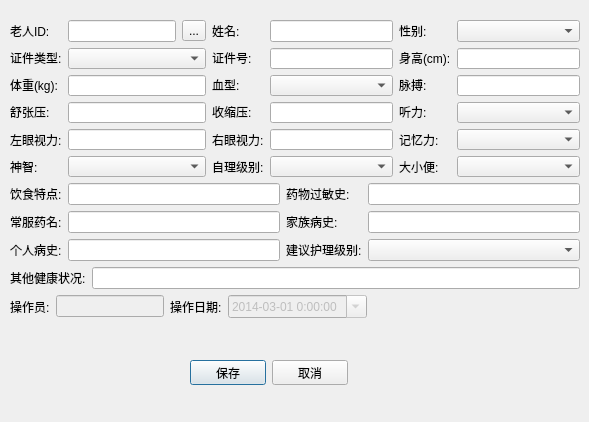
<?xml version="1.0" encoding="UTF-8"?>
<ui version="4.0">
 <class>HealthAssessDialog</class>
 <widget class="QDialog" name="HealthAssessDialog">
  <property name="geometry">
   <rect>
    <x>0</x>
    <y>0</y>
    <width>589</width>
    <height>422</height>
   </rect>
  </property>
  <property name="windowTitle">
   <string>Dialog</string>
  </property>
  <widget class="QWidget" name="layoutWidget">
   <property name="geometry">
    <rect>
     <x>190</x>
     <y>360</y>
     <width>158</width>
     <height>25</height>
    </rect>
   </property>
   <layout class="QHBoxLayout" name="horizontalLayout_8">
    <item>
     <widget class="QPushButton" name="btn_save">
      <property name="text">
       <string>保存</string>
      </property>
     </widget>
    </item>
    <item>
     <widget class="QPushButton" name="btn_calcel">
      <property name="text">
       <string>取消</string>
      </property>
     </widget>
    </item>
   </layout>
  </widget>
  <widget class="QWidget" name="layoutWidget1">
   <property name="geometry">
    <rect>
     <x>10</x>
     <y>20</y>
     <width>570</width>
     <height>298</height>
    </rect>
   </property>
   <layout class="QVBoxLayout" name="verticalLayout_11">
    <item>
     <layout class="QHBoxLayout" name="horizontalLayout_3">
      <item>
       <layout class="QVBoxLayout" name="verticalLayout_2">
        <item>
         <widget class="QLabel" name="label">
          <property name="text">
           <string>老人ID:</string>
          </property>
         </widget>
        </item>
        <item>
         <widget class="QLabel" name="label_26">
          <property name="text">
           <string>证件类型:</string>
          </property>
         </widget>
        </item>
        <item>
         <widget class="QLabel" name="label_4">
          <property name="text">
           <string>体重(kg):</string>
          </property>
         </widget>
        </item>
        <item>
         <widget class="QLabel" name="label_7">
          <property name="text">
           <string>舒张压:</string>
          </property>
         </widget>
        </item>
        <item>
         <widget class="QLabel" name="label_9">
          <property name="text">
           <string>左眼视力:</string>
          </property>
         </widget>
        </item>
        <item>
         <widget class="QLabel" name="label_12">
          <property name="text">
           <string>神智:</string>
          </property>
         </widget>
        </item>
       </layout>
      </item>
      <item>
       <layout class="QVBoxLayout" name="verticalLayout">
        <item>
         <layout class="QHBoxLayout" name="horizontalLayout">
          <item>
           <widget class="QLineEdit" name="lineEdit_elderId"/>
          </item>
          <item>
           <widget class="QToolButton" name="toolButton">
            <property name="text">
             <string>...</string>
            </property>
           </widget>
          </item>
         </layout>
        </item>
        <item>
         <widget class="QComboBox" name="comboBox_cardType">
          <item>
           <property name="text">
            <string/>
           </property>
          </item>
          <item>
           <property name="text">
            <string>身份证</string>
           </property>
          </item>
          <item>
           <property name="text">
            <string>军官证</string>
           </property>
          </item>
          <item>
           <property name="text">
            <string>护照</string>
           </property>
          </item>
          <item>
           <property name="text">
            <string>驾驶证</string>
           </property>
          </item>
         </widget>
        </item>
        <item>
         <widget class="QLineEdit" name="lineEdit_weight"/>
        </item>
        <item>
         <widget class="QLineEdit" name="lineEdit_bloodPressureLow"/>
        </item>
        <item>
         <widget class="QLineEdit" name="lineEdit_leftEyesight"/>
        </item>
        <item>
         <widget class="QComboBox" name="comboBox_mind">
          <item>
           <property name="text">
            <string/>
           </property>
          </item>
         </widget>
        </item>
       </layout>
      </item>
      <item>
       <layout class="QVBoxLayout" name="verticalLayout_3">
        <item>
         <widget class="QLabel" name="label_2">
          <property name="text">
           <string>姓名:</string>
          </property>
         </widget>
        </item>
        <item>
         <widget class="QLabel" name="label_27">
          <property name="text">
           <string>证件号:</string>
          </property>
         </widget>
        </item>
        <item>
         <widget class="QLabel" name="label_5">
          <property name="text">
           <string>血型:</string>
          </property>
         </widget>
        </item>
        <item>
         <widget class="QLabel" name="label_8">
          <property name="text">
           <string>收缩压:</string>
          </property>
         </widget>
        </item>
        <item>
         <widget class="QLabel" name="label_10">
          <property name="text">
           <string>右眼视力:</string>
          </property>
         </widget>
        </item>
        <item>
         <widget class="QLabel" name="label_14">
          <property name="text">
           <string>自理级别:</string>
          </property>
         </widget>
        </item>
       </layout>
      </item>
      <item>
       <layout class="QVBoxLayout" name="verticalLayout_4">
        <item>
         <widget class="QLineEdit" name="lineEdit_name"/>
        </item>
        <item>
         <widget class="QLineEdit" name="lineEdit_cardNo"/>
        </item>
        <item>
         <widget class="QComboBox" name="comboBox_bloodType">
          <item>
           <property name="text">
            <string/>
           </property>
          </item>
         </widget>
        </item>
        <item>
         <widget class="QLineEdit" name="lineEdit_bloodPressureHigh"/>
        </item>
        <item>
         <widget class="QLineEdit" name="lineEdit_rightEyesight"/>
        </item>
        <item>
         <widget class="QComboBox" name="comboBox_selfNurse">
          <item>
           <property name="text">
            <string/>
           </property>
          </item>
         </widget>
        </item>
       </layout>
      </item>
      <item>
       <layout class="QVBoxLayout" name="verticalLayout_5">
        <item>
         <widget class="QLabel" name="label_25">
          <property name="text">
           <string>性别:</string>
          </property>
         </widget>
        </item>
        <item>
         <widget class="QLabel" name="label_3">
          <property name="text">
           <string>身高(cm):</string>
          </property>
         </widget>
        </item>
        <item>
         <widget class="QLabel" name="label_6">
          <property name="text">
           <string>脉搏:</string>
          </property>
         </widget>
        </item>
        <item>
         <widget class="QLabel" name="label_13">
          <property name="text">
           <string>听力:</string>
          </property>
         </widget>
        </item>
        <item>
         <widget class="QLabel" name="label_11">
          <property name="text">
           <string>记忆力:</string>
          </property>
         </widget>
        </item>
        <item>
         <widget class="QLabel" name="label_16">
          <property name="text">
           <string>大小便:</string>
          </property>
         </widget>
        </item>
       </layout>
      </item>
      <item>
       <layout class="QVBoxLayout" name="verticalLayout_6">
        <item>
         <widget class="QComboBox" name="comboBox_gender">
          <item>
           <property name="text">
            <string/>
           </property>
          </item>
          <item>
           <property name="text">
            <string>男</string>
           </property>
          </item>
          <item>
           <property name="text">
            <string>女</string>
           </property>
          </item>
         </widget>
        </item>
        <item>
         <widget class="QLineEdit" name="lineEdit_height"/>
        </item>
        <item>
         <widget class="QLineEdit" name="lineEdit_pulse"/>
        </item>
        <item>
         <widget class="QComboBox" name="comboBox_hearing">
          <item>
           <property name="text">
            <string/>
           </property>
          </item>
         </widget>
        </item>
        <item>
         <widget class="QComboBox" name="comboBox_memory">
          <item>
           <property name="text">
            <string/>
           </property>
          </item>
         </widget>
        </item>
        <item>
         <widget class="QComboBox" name="comboBox_excretion">
          <item>
           <property name="text">
            <string/>
           </property>
          </item>
         </widget>
        </item>
       </layout>
      </item>
     </layout>
    </item>
    <item>
     <layout class="QHBoxLayout" name="horizontalLayout_5">
      <item>
       <layout class="QVBoxLayout" name="verticalLayout_7">
        <item>
         <widget class="QLabel" name="label_15">
          <property name="text">
           <string>饮食特点:</string>
          </property>
         </widget>
        </item>
        <item>
         <widget class="QLabel" name="label_18">
          <property name="text">
           <string>常服药名:</string>
          </property>
         </widget>
        </item>
        <item>
         <widget class="QLabel" name="label_20">
          <property name="text">
           <string>个人病史:</string>
          </property>
         </widget>
        </item>
       </layout>
      </item>
      <item>
       <layout class="QVBoxLayout" name="verticalLayout_8">
        <item>
         <widget class="QLineEdit" name="lineEdit_diet"/>
        </item>
        <item>
         <widget class="QLineEdit" name="lineEdit_medicine"/>
        </item>
        <item>
         <widget class="QLineEdit" name="lineEdit_personalMedical"/>
        </item>
       </layout>
      </item>
      <item>
       <layout class="QVBoxLayout" name="verticalLayout_9">
        <item>
         <widget class="QLabel" name="label_17">
          <property name="text">
           <string>药物过敏史:</string>
          </property>
         </widget>
        </item>
        <item>
         <widget class="QLabel" name="label_19">
          <property name="text">
           <string>家族病史:</string>
          </property>
         </widget>
        </item>
        <item>
         <widget class="QLabel" name="label_21">
          <property name="text">
           <string>建议护理级别:</string>
          </property>
         </widget>
        </item>
       </layout>
      </item>
      <item>
       <layout class="QVBoxLayout" name="verticalLayout_10">
        <item>
         <widget class="QLineEdit" name="lineEdit_allergy"/>
        </item>
        <item>
         <widget class="QLineEdit" name="lineEdit_familyMedical"/>
        </item>
        <item>
         <widget class="QComboBox" name="comboBox_nurseSuggestion">
          <item>
           <property name="text">
            <string/>
           </property>
          </item>
         </widget>
        </item>
       </layout>
      </item>
     </layout>
    </item>
    <item>
     <layout class="QHBoxLayout" name="horizontalLayout_4">
      <item>
       <widget class="QLabel" name="label_22">
        <property name="text">
         <string>其他健康状况:</string>
        </property>
       </widget>
      </item>
      <item>
       <widget class="QLineEdit" name="lineEdit_remark"/>
      </item>
     </layout>
    </item>
    <item>
     <layout class="QHBoxLayout" name="horizontalLayout_2">
      <item>
       <layout class="QHBoxLayout" name="horizontalLayout_6">
        <item>
         <widget class="QLabel" name="label_23">
          <property name="text">
           <string>操作员:</string>
          </property>
         </widget>
        </item>
        <item>
         <widget class="QLineEdit" name="lineEdit_operator">
          <property name="enabled">
           <bool>false</bool>
          </property>
         </widget>
        </item>
        <item>
         <widget class="QLabel" name="label_24">
          <property name="text">
           <string>操作日期:</string>
          </property>
         </widget>
        </item>
        <item>
         <widget class="QDateTimeEdit" name="dateTimeEdit_operationTime">
          <property name="enabled">
           <bool>false</bool>
          </property>
          <property name="maximumDate">
           <date>
            <year>2050</year>
            <month>12</month>
            <day>31</day>
           </date>
          </property>
          <property name="minimumDate">
           <date>
            <year>2014</year>
            <month>3</month>
            <day>1</day>
           </date>
          </property>
          <property name="displayFormat">
           <string>yyyy-MM-dd H:mm:ss</string>
          </property>
          <property name="calendarPopup">
           <bool>true</bool>
          </property>
         </widget>
        </item>
       </layout>
      </item>
      <item>
       <spacer name="horizontalSpacer">
        <property name="orientation">
         <enum>Qt::Horizontal</enum>
        </property>
        <property name="sizeHint" stdset="0">
         <size>
          <width>40</width>
          <height>20</height>
         </size>
        </property>
       </spacer>
      </item>
     </layout>
    </item>
   </layout>
  </widget>
 </widget>
 <resources/>
 <connections/>
</ui>
